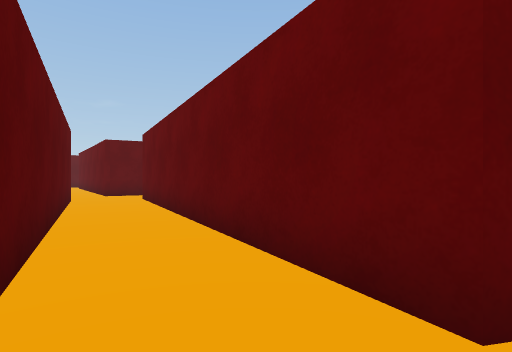
[1] (above)

19 first-person views from a walk through a Unity game level. The camera is 0.68 m above the floor, looks level and sees 80° across. The floor is counted in squares, 1 m on a side. Each view is taken from the middle of a square. On the plan, view 1 faces up. The plan holds only what a view shows up to about 10 squares ahead; the rest is blank. The place goes on beyond the plan.

[2]
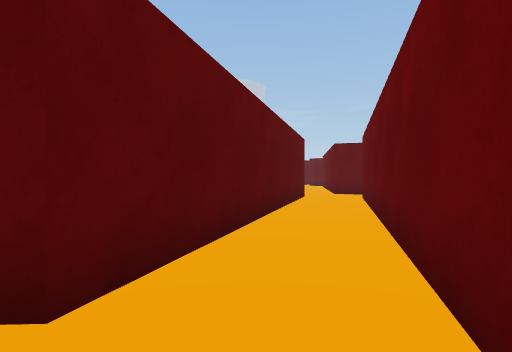

[3]
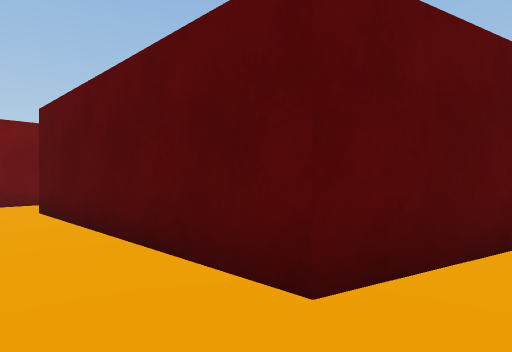

[4]
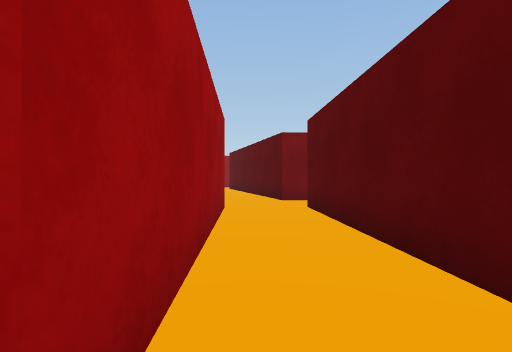

[5]
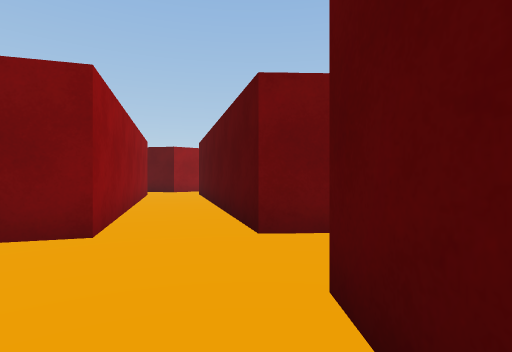

[6]
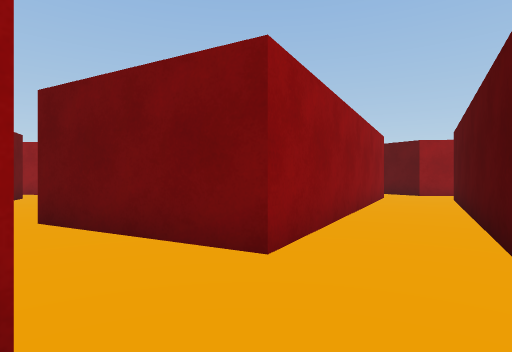

[7]
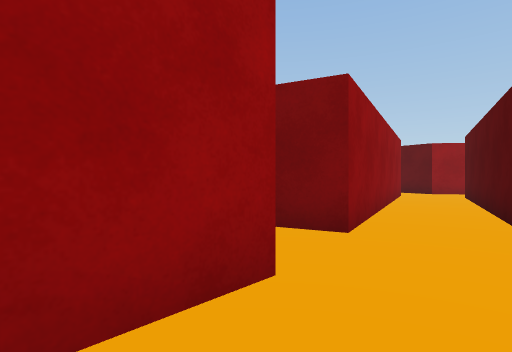

[8]
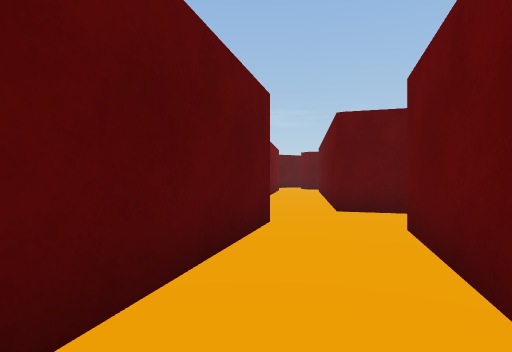

[9]
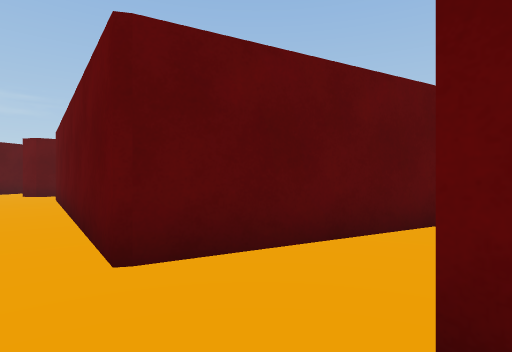

[10]
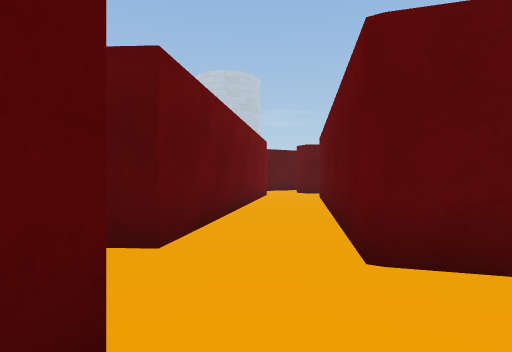

[11]
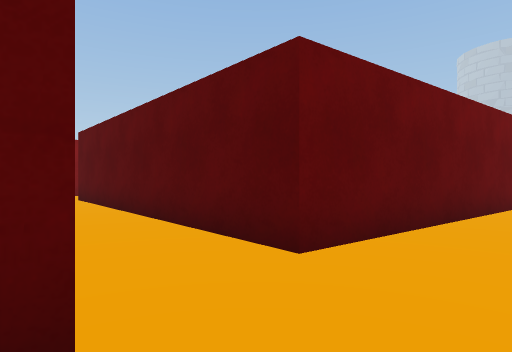

[12]
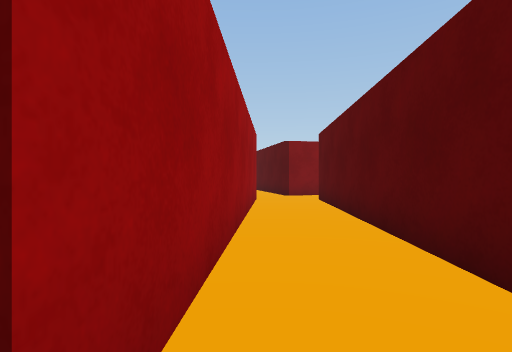

[13]
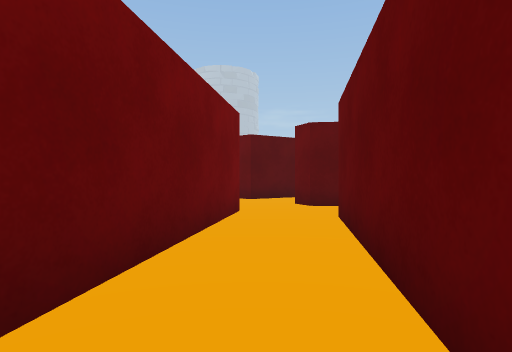

[14]
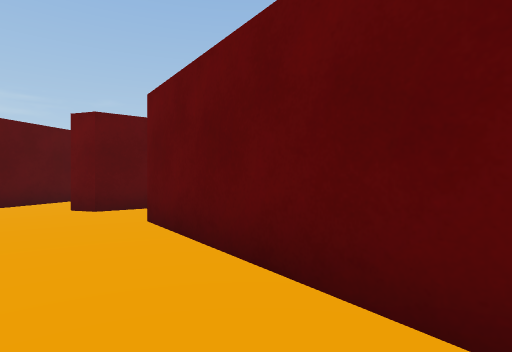

[15]
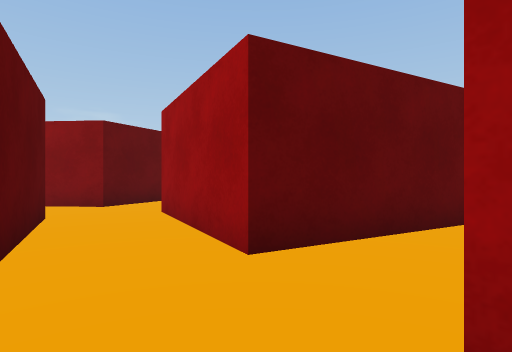

[16]
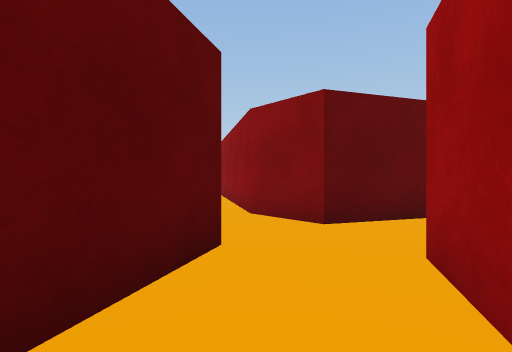

[17]
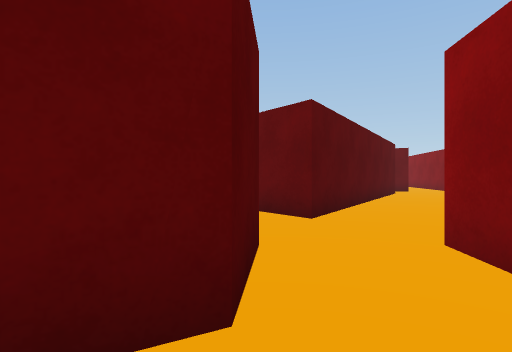

[18]
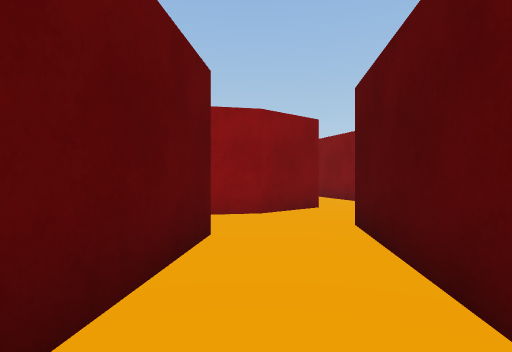

[19]
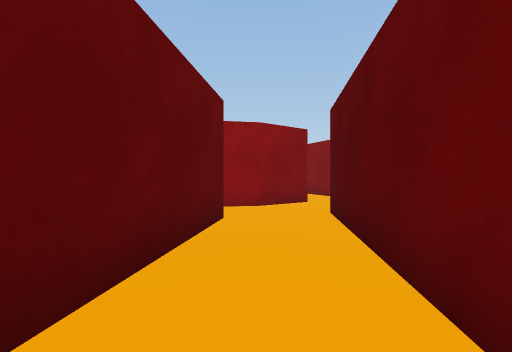

### Floor plan
Ten units are one square. View 1 is at (0, 0); x grows to the right and y downward. Boxes are objects, and circles mark ways between rooms. Rooms are numbered by the first view taken in them; rooms with no view inside come last. Other rooms are left out.
<svg viewBox="-104 -195 124 278">
<path fill="none" stroke="#000" d="M-32 52 9 6M-41 66 -18 78M-13 -14 -7 -3 -46 40M-63 49 -56 55M9 -12 1 -27M-33 -51 -13 -14M1 -27 -21 -67M-51 -84 -33 -51M-26 -115 -50 -102M-21 -67 -34 -91 -21 -98M-92 -130 -73 -102M-62 -118 -78 -140M-50 -102 -62 -118M-73 -102 -67 -94 -99 -64M-86 -51 -51 -84M-10 -140 -11 -124 -26 -115M15 -120 7 -124 9 -140 15 -149M10 -102 15 -100M-21 -98 -2 -108M15 -183 -1 -159M-39 -177 -28 -163M-18 -180 -26 -190M-28 -163 -10 -140M-1 -159 -18 -180"/>
<circle cx="0" cy="-20" r="3" fill="#2a7"/>
<circle cx="-20" cy="-60" r="3" fill="#2a7"/>
<circle cx="-50" cy="-95" r="3" fill="#2a7"/>
<circle cx="-30" cy="-110" r="3" fill="#2a7"/>
<circle cx="-60" cy="-110" r="3" fill="#2a7"/>
<circle cx="0" cy="-150" r="3" fill="#2a7"/>
<circle cx="-20" cy="-170" r="3" fill="#2a7"/>
<text x="-20" y="30">1</text>
<text x="-20" y="-40">2</text>
<text x="-40" y="-90">3</text>
<text x="-80" y="-120">4</text>
<text x="-60" y="-90">5</text>
<text x="0" y="-130">6</text>
<text x="-30" y="-180">7</text>
<text x="-20" y="-160">8</text>
</svg>
Room 1 opens to room 2. Room 2 opens to room 3. Room 3 opens to room 5. Room 3 opens to room 6. Room 4 opens to room 5. Room 6 opens to room 8. Room 7 opens to room 8.

Where each view was taken, in squares from view 1:
view 1: 0 up, 0 right, facing up
view 2: 0 up, 1 right, facing up-left
view 3: 0 up, 1 right, facing left
view 4: 0 up, 1 right, facing down-left
view 5: 3 down, 3 left, facing down-left
view 6: 4 down, 4 left, facing down
view 7: 3 down, 3 left, facing down
view 8: 5 up, 2 left, facing up-left
view 9: 8 up, 4 left, facing up
view 10: 8 up, 4 left, facing up-left
view 11: 9 up, 4 left, facing left
view 12: 9 up, 5 left, facing down-left
view 13: 12 up, 7 left, facing up-left
view 14: 12 up, 8 left, facing up
view 15: 9 up, 6 left, facing right
view 16: 10 up, 3 left, facing up-right
view 17: 11 up, 1 left, facing up
view 18: 18 up, 3 left, facing down-right
view 19: 19 up, 4 left, facing down-right
